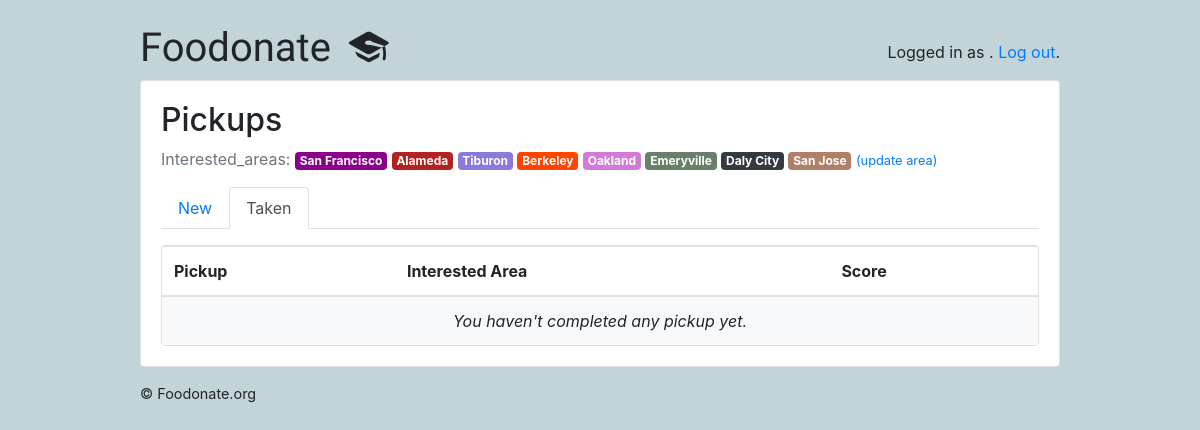
The app's page /foodrivers/taken/ (signed in) with its own data.
### food_platform/models.py (models this page shows, shortened)
class Interested_area(models.Model):
    name = models.CharField(max_length=30)
    color = models.CharField(max_length=7, default='#007bff')
    def get_html_badge(self):
        name = escape(self.name)
        color = escape(self.color)
        html = '<span class="badge badge-primary" style="background-color: %s">%s</span>' % (color, name)
        return mark_safe(html)

### food_platform/views/foodrivers.py (the view)
# urls.py: path('taken/', foodrivers.TakenPickupListView.as_view(), name='taken_pickup_list'),
@method_decorator([login_required, foodriver_required], name='dispatch')
class TakenPickupListView(ListView):
    model = TakenPickup
    context_object_name = 'taken_pickups'
    template_name = 'food_platform/foodrivers/taken_pickup_list.html'
    def get_queryset(self):
        queryset = self.request.user.foodriver.taken_pickups.select_related('pickup', 'pickup__interested_area').order_by('pickup__name')
        return queryset

### food_platform/templates/food_platform/foodrivers/taken_pickup_list.html
{% extends 'base.html' %}
{% block content %}
  {% include 'food_platform/foodrivers/_header.html' with active='taken' %}
  <div class="card">
    <table class="table mb-0">
      <thead>
        <tr>
          <th>Pickup</th>
          <th>Interested Area</th>
          <th>Score</th>
        </tr>
      </thead>
      <tbody>
        {% for taken_pickup in taken_pickups %}
          <tr>
            <td>{{ taken_pickup.pickup.name }}</td>
            <td>{{ taken_pickup.pickup.interested_area.get_html_badge }}</td>
            <td>{{ taken_pickup.score }}</td>
          </tr>
        {% empty %}
          <tr>
            <td class="bg-light text-center font-italic" colspan="3">You haven't completed any pickup yet.</td>
          </tr>
        {% endfor %}
      </tbody>
    </table>
  </div>
{% endblock %}

### food_platform/templates/food_platform/foodrivers/_header.html
<h2>Pickups</h2>
<p class="text-muted">
  Interested_areas:{% for interested_area in user.foodriver.area.all %} {{ interested_area.get_html_badge }}{% endfor %}
  <a href="{% url 'foodrivers:foodriver_area' %}"><small>(update area)</small></a>
</p>
<ul class="nav nav-tabs mb-3">
  <li class="nav-item">
    <a class="nav-link{% if active == 'new' %} active{% endif %}" href="{% url 'foodrivers:pickup_list' %}">New</a>
  </li>
  <li class="nav-item">
    <a class="nav-link{% if active == 'taken' %} active{% endif %}" href="{% url 'foodrivers:taken_pickup_list' %}">Taken</a>
  </li>
</ul>

### static/css/foodrivers.css (style rules this page uses)
body { background-color: #c2d4d8; }

### records on screen
Interested_area: get_html_badge "San Francisco"
Interested_area: get_html_badge "Alameda"
Interested_area: get_html_badge "Tiburon"
Interested_area: get_html_badge "Berkeley"
Interested_area: get_html_badge "Oakland"
Interested_area: get_html_badge "Emeryville"
Interested_area: get_html_badge "Daly City"
Interested_area: get_html_badge "San Jose"
